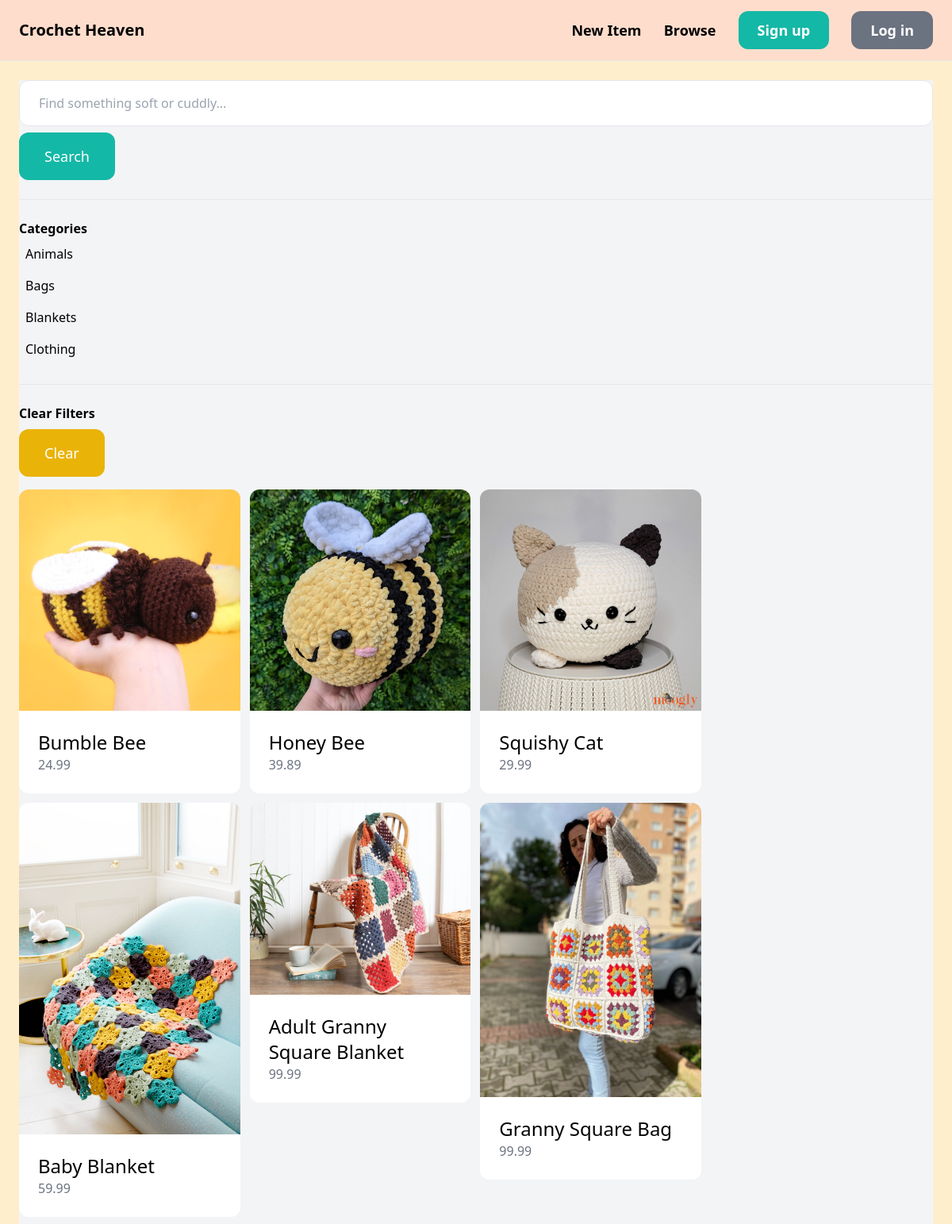
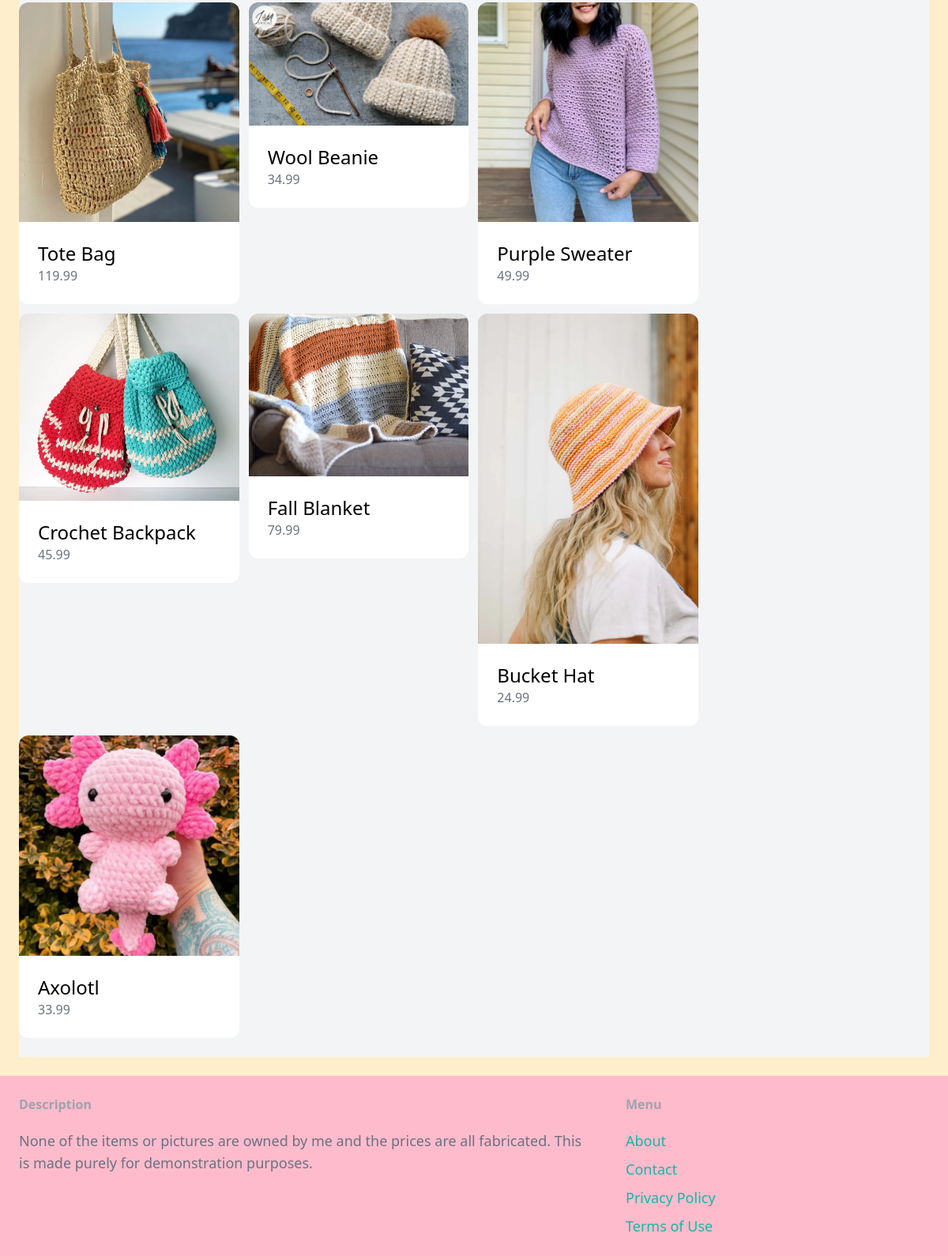
The app's page /items/ with its own data (2 pictures, top to bottom).
### item/models.py (models this page shows, shortened)
class Category(models.Model):
    name = models.CharField(max_length=255)
    class  Meta:
        ordering = ('name',)
        verbose_name_plural = 'Categories'

class Item(models.Model):
    category = models.ForeignKey(Category, related_name='items', on_delete=models.CASCADE)
    name = models.CharField(max_length=255)
    description = models.TextField(blank=True, null= True)
    price= models.FloatField()
    image= models.ImageField(upload_to='item_images', blank=True, null=True)
    is_sold = models.BooleanField(default=False)
    created_at= models.DateTimeField(auto_now_add=True)
    created_by =models.ForeignKey(User, related_name='items', on_delete=models.CASCADE)

### item/views.py (the view)
# urls.py: path('items/', include('item.urls')),
def items(request):
    query= request.GET.get('query', '')
    category_id=request.GET.get('category', 0)
    items=Item.objects.filter(is_sold=False)
    categories = Category.objects.all()
    if category_id:
        items = items.filter(category_id=category_id)
    if query:
        items = items.filter(Q(name__icontains = query) | Q(description__icontains = query))
    return render(request, 'item/items.html', {
        'items': items,
        'query': query,
        'categories': categories,
        'category_id': int(category_id),
    })

### item/templates/item/items.html (shortened to what this page needs)
{% extends 'core/base.html' %}
{% block content %}
<div class="pb-6 grid grid-cols-4 gap-4 bg-gray-100">
    <div class="col-span-4">
        <form method="get" action="{% url 'item:items' %}">
            <input name="query" class="w-full py-4 px-6 border rounded-xl" type="text" value="{{ query }}" placeholder="Find something soft or cuddly...">
            <button class="mt-2 py-4 px-8 text-lg bg-teal-500 text-white rounded-xl"> Search</button>
        </form>
        <hr class="my-6">
        <p class="font-semibold">Categories</p>
        <ul>
            {% for category in categories %}
                <li class="py-2 px-2 rounded-xl{% if category.id == category_id %} bg-gray-200{% endif %}">
                    <a href="{% url 'item:items' %}?query={{ query }}&category={{ category.id }}">{{ category.name }}</a>
                </li>
            {% endfor %}
        </ul>
        <hr class="my-6">
        <p class="font-semibold">Clear Filters</p>
        <ul>
            <li><a href="{% url 'item:items' %}" class="mt-2 py-4 px-8 inline-block bg-yellow-500 text-lg rounded-xl text-white">Clear</a></li>
        </ul>
    </div>
    <div class="col-span-3">
        <div class="grid grid-cols-3 gap-3">
            {% for item in items %}
            <div>
                <a href="{% url 'item:detail' item.id %}">
                    <div>
                            <img src="{{ item.image.url }}" class="rounded-t-xl">
                    </div>
                    <div class="p-6 bg-white rounded-b-xl">
                        <h2 class="text-2xl">{{ item.name }}</h2>
                        <p class="text-gray-500">{{ item.price }}</p>
                    </div>
                </a>
            </div>
        {% endfor %}
        </div>
    </div>
</div>
</div>
{% endblock %}

### records on screen
Category: name "Animals"
Category: name "Bags"
Category: name "Blankets"
Category: name "Clothing"
Item: image (picture), name "Bumble Bee", price "24.99"
Item: image (picture), name "Honey Bee", price "39.89"
Item: image (picture), name "Squishy Cat", price "29.99"
Item: image (placeholder picture), name "Baby Blanket", price "59.99"
Item: image (picture), name "Adult Granny Square Blanket", price "99.99"
Item: image (picture), name "Granny Square Bag", price "99.99"
Item: image (picture), name "Tote Bag", price "119.99"
Item: image (picture), name "Wool Beanie", price "34.99"
Item: image (picture), name "Purple Sweater", price "49.99"
Item: image (picture), name "Crochet Backpack", price "45.99"
Item: image (placeholder picture), name "Fall Blanket", price "79.99"
Item: image (picture), name "Bucket Hat", price "24.99"
Item: image (picture), name "Axolotl", price "33.99"
